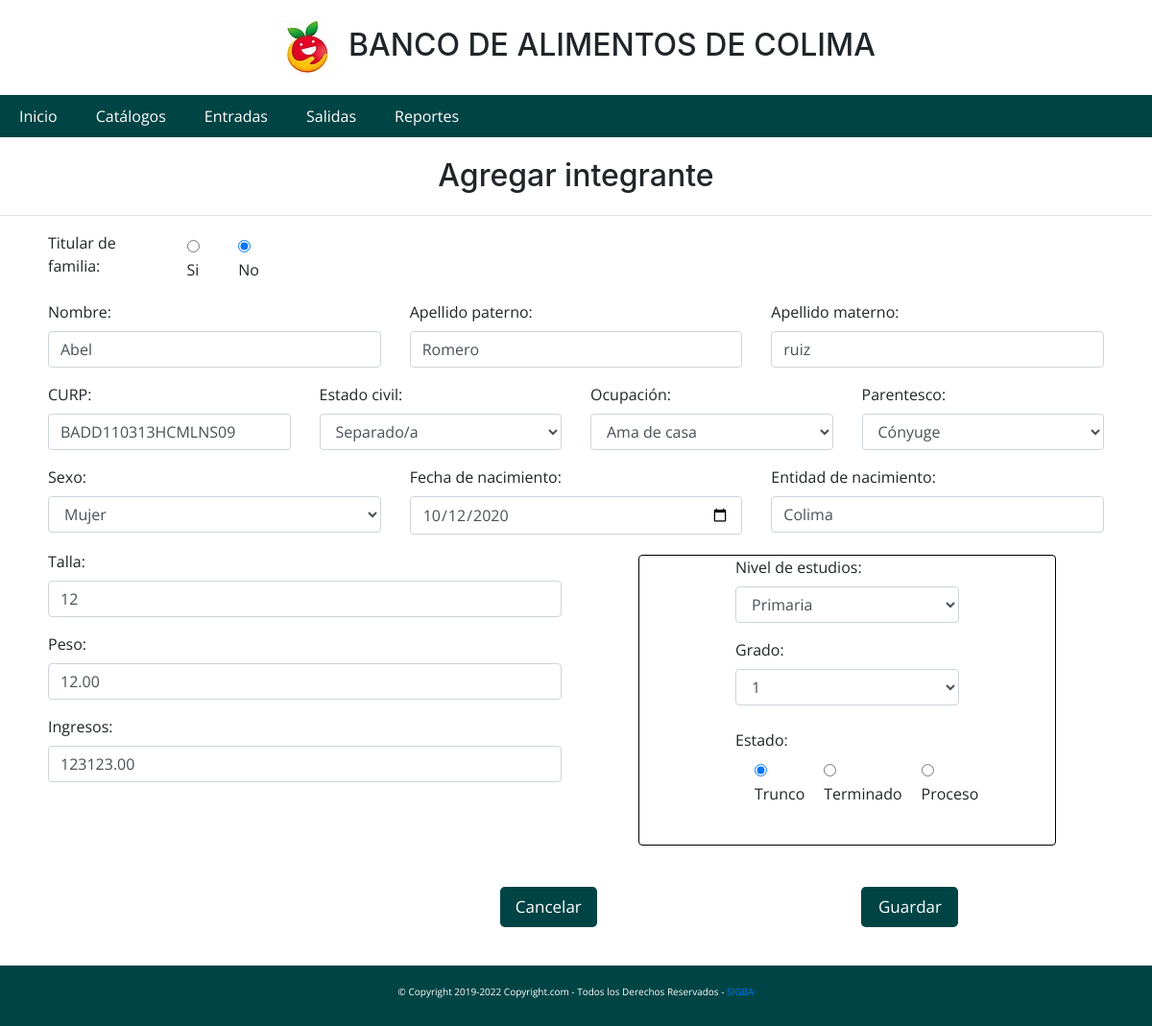
The page /catalogos/integrantesupdate.php?id=60 on the database its author committed.
### tables this page shows
CREATE TABLE `integrantes` (
  `id` int(11) NOT NULL,
  `fk_familia` int(11) DEFAULT NULL,
  `nombre` varchar(50) DEFAULT NULL,
  `apellido1` varchar(50) DEFAULT NULL,
  `apellido2` varchar(50) DEFAULT NULL,
  `gefe_familia` varchar(50) DEFAULT '',
  `sexo` char(1) DEFAULT NULL,
  `fecha_nac` date DEFAULT NULL,
  `curp` varchar(20) DEFAULT NULL,
  `entidad` varchar(50) DEFAULT NULL,
  `parentesco` varchar(20) DEFAULT NULL,
  `ocupacion` varchar(50) DEFAULT NULL,
  `estado_estudio` varchar(50) DEFAULT '',
  `grado` int(11) DEFAULT NULL,
  `estado_civil` varchar(50) DEFAULT '',
  `nivel_estudios` int(11) DEFAULT NULL,
  `ingresos` double(10,2) DEFAULT NULL,
  `talla` int(11) DEFAULT NULL,
  `peso` double(10,2) DEFAULT NULL
);

CREATE TABLE `nivel_estudios` (
  `id` int(11) NOT NULL,
  `nombre` varchar(255) DEFAULT NULL
);

CREATE TABLE `grado` (
  `id` int(11) NOT NULL,
  `grado` int(11) DEFAULT NULL,
  `fk_nivel_estudios` int(11) DEFAULT NULL
);

### catalogos/integrantesupdate.php (the view, shortened to what this page needs)
<!DOCTYPE html>
<html lang="en">
<head>
    <link rel="stylesheet" href="../Frameworks/css/normalize.css">
    <link rel="stylesheet" href="../Frameworks/datatables.css">
    <link rel="stylesheet" href="../Frameworks/css/estilo.css">
</head>
<?php
$id = $_GET['id'];
require('procesos/conexion.php');
$sql = " SELECT  * from integrantes WHERE id = '$id' ";
$resultado = mysqli_query($conn, $sql);
$rows = mysqli_fetch_array($resultado);
$gefe=$rows['gefe_familia'];
$estado=$rows['estado_estudio'];
?>
<body>
    <h1 class="titulo">Agregar integrante</h1>
    <hr>
    <div class="tabla-lg">
        <form id="integrantesupdate" method="post">
            <div class="row">
                <div class="col-3">
                    <div class="form-group">
                        <div class="form-check-inline">
                            <label for="">Titular de familia:</label>
                            <div class="form-check">
                                <input class="form-check-input" value="SI " type="radio" name="titular" id="titular"
                                    <?php if($gefe=='SI') print "checked=true"?> required>
                                <label class="form-check-label" for="inlineRadio1">Si</label>
                            </div>
                            <div class="form-check">
                                <input class="form-check-input" value="NO" type="radio" name="titular" id="titular"
                                    <?php if($gefe=='NO') print "checked=true"?> value="NO" required>
                                <label class="form-check-label" for="inlineRadio2">No</label>
                            </div>
                        </div>
                    </div>
                </div>
                <div class="col-9"></div>
            </div>
            <div class="row">
                <div class="col-4">
                    <div class="form-group">
                        <label for="">Nombre:</label>
                        <input type="text" id="nombre" class="form-control" value="<?=$rows['nombre']?>" required>
                    </div>
                </div>
                <div class="col-4">
                    <div class="form-group">
                        <label for="">Apellido paterno:</label>
                        <input type="text" id="apellido1" value="<?=$rows['apellido1']?>" class="form-control" required>
                    </div>
                </div>
                <div class="col-4">
                    <div class="form-group">
                        <label for="">Apellido materno:</label>
                        <input type="text" id="apellido2" value="<?=$rows['apellido2']?>" class="form-control" required>
                    </div>
                </div>
            </div>
            <div class="row">
                <div class="col-3">
                    <div class="form-group">
                        <label for="">CURP:</label>
                        <input type="text" id="curp" value="<?=$rows['curp']?>"  pattern="^([A-Z&]|[a-z&]{1})([AEIOU]|[aeiou]{1})([A-Z&]|[a-z&]{1})([A-Z&]|[a-z&]{1})([0-9]{2})(0[1-9]|1[0-2])(0[1-9]|1[0-9]|2[0-9]|3[0-1])([HM]|[hm]{1})([AS|as|BC|bc|BS|bs|CC|cc|CS|cs|CH|ch|CL|cl|CM|cm|DF|df|DG|dg|GT|gt|GR|gr|HG|hg|JC|jc|MC|mc|MN|mn|MS|ms|NT|nt|NL|nl|OC|oc|PL|pl|QT|qt|QR|qr|SP|sp|SL|sl|SR|sr|TC|tc|TS|ts|TL|tl|VZ|vz|YN|yn|ZS|zs|NE|ne]{2})([^A|a|E|e|I|i|O|o|U|u]{1})([^A|a|E|e|I|i|O|o|U|u]{1})([^A|a|E|e|I|i|O|o|U|u]{1})([0-9]{2})$" class="form-control" required>
                    </div>
                </div>
                <div class="col-3">
                    <div class="form-group">
                        <label for="">Estado civil:</label>
                        <select name="" id="estado_civil" class="form-control" required>
                            <option value="separado" <?php if($rows['estado_civil']=='separado') print "selected"?>>
                                Separado/a</option>
                        </select>
                    </div>
                </div>
                <div class="col-3">
                    <div class="form-group">
                        <label for="">Ocupación:</label>
                        <select name="" id="ocupacion" class="form-control" required>
                            <option value="Ama de casa" <?php if($rows['ocupacion']=='Ama de casa') print "selected"?>>Ama de casa</option>
                        </select>
                    </div>
                </div>
                <div class="col-3">
                    <div class="form-group">
                        <label for="">Parentesco:</label>
                        <select name="" id="parentesco" class="form-control" required>
                            <option value="Conyuge" <?php if($rows['parentesco']=='Conyuge') print "selected"?>>Cónyuge
                            </option>
                        </select>
                    </div>
                </div>
            </div>
            <div class="row">
                <div class="col-4">
                    <div class="form-group">
                        <label for="">Sexo:</label>
                        <select name="" id="sexo" class="form-control" required>
                            <option value="M" <?php if($rows['sexo']=='M') print "selected"?>>Mujer</option>
                        </select>
                    </div>
                </div>
                <div class="col-4">
                    <div class="form-group">
                        <label for="">Fecha de nacimiento:</label>
                        <input type="date" id="fecha" class="form-control" value="<?=$rows['fecha_nac']?>" required>
                    </div>
                </div>
                <div class="col-4">
                    <div class="form-group">
                        <label for="">Entidad de nacimiento:</label>
                        <input type="text" id="entidad" value="<?=$rows['entidad']?>" class="form-control" required>
                    </div>
                </div>
            </div>
            <div class="row">
                <div class="col-6">
                    <div class="form-group">
                        <label for="">Talla:</label>
                        <input type="text" id="talla" value="<?=$rows['talla']?>" class="form-control" required>
                    </div>
                    <div class="form-group">
                        <label for="">Peso:</label>
                        <input type="text" id="peso" value="<?=$rows['peso']?>" class="form-control" required>
                    </div>
                    <div class="form-group">
                        <label for="">Ingresos:</label>
                        <input type="text" id="ingresos" value="<?=$rows['ingresos']?>" class="form-control" required>
                    </div>
                </div>
                <div class="col-6">
                    <div class="formulario z">
                        <div class="row">
                            <div class="col-12">
                                <div class="form-group">
                                    <label for="">Nivel de estudios:</label>
                                    <?php include('procesos/conexion.php');
                                    $queryf = "SELECT * FROM nivel_estudios";
                                    $resultadof = mysqli_query($conn,$queryf);
                                    ?>
                                    <select name="" id="nivel_estudios" class="form-control"onchange="cargargrados()" required>
                                        <?php  while ($nivel = mysqli_fetch_array($resultadof)) { ?>
                                        <option value="<?=$nivel['id']?>" <?php if ($rows['nivel_estudios'] == $nivel['id']) { echo "selected";}?>><?=$nivel['nombre']?></option>
                                        <?php }?>
                                    </select>
                                </div>
                            </div>
                        </div>
                        <div class="row">
                            <div class="col-12">
                                <label for="">Grado:</label>
                                <?php include('procesos/conexion.php');
                                    $idnivel = $rows['nivel_estudios'];
                                    $queryc = "SELECT * FROM grado where fk_nivel_estudios ='$idnivel'";
                                    $resultadoc = mysqli_query($conn,$queryc);
                                    ?>
                                    <select id="grado" class="form-control" required>
                                    <?php  while ($grados = mysqli_fetch_array($resultadoc)) { ?>
                                        <option value="<?=$grados['id']?>"
                                            <?php if ($rows['grado'] == $grados['id']) { echo "selected";}?>>
                                            <?=$grados['grado']?></option>
                                        <?php }?>
                                    </select>
                            </div>
                        </div>
                        <br>
                        <div class="row">
                            <div class="col-12">
                                <div class="form-group">
                                    <label for="">Estado:</label>
                                    <div class="form-check-inline">
                                        <div class="form-check ">
                                            <input class="form-check-input" type="radio" name="estado" id="estado"
                                                value="TRUNCO" <?php if($estado=='TRUNCO') print "checked=true"?>
                                                required>
                                            <label class="form-check-label" for="inlineRadio1">Trunco</label>
                                        </div>
                                        <div class="form-check ">
                                            <input class="form-check-input" type="radio" name="estado" id="estado"
                                                value="TERMINADO"
                                                <?php if($estado=='TERMINADO') print "checked=true"?>required>
                                            <label class="form-check-label" for="inlineRadio2">Terminado</label>
                                        </div>
                                        <div class="form-check ">
                                            <input class="form-check-input" type="radio" name="estado" id="estado"
                                                value="PROCESO"
                                                <?php if($estado=='PROCESO') print "checked=true"?>required>
                                            <label class="form-check-label" for="inlineRadio2">Proceso</label>
                                        </div>
                                    </div>
                                </div>
                            </div>
                        </div>
                    </div>
                </div>
            </div>
            <br>
            <br>
            <div class="row">
                <div class="col-5"></div>
                <div class="col-3">
                    <a href="familiasadd.php" class="btn btn-lg btn-primary"
                        title="Ir la página anterior">Cancelar</a>
                </div>
                <div class="col-1"></div>
                <div class="col-3">
                    <button class="btn btn-lg btn-primary" type="submit">Guardar</button>
                </div>
            </div>
        </form>
    </div>
</body>
</html>

### Frameworks/css/estilo.css (style rules this page uses)
* { margin: 0px; padding: 0px; font-family: "Open Sans", sans-serif; }
.tabla-lg { padding: 0px 50px 30px 50px; }
ul, ol { list-style: none; }
.nave > li { float: left; }
#navegacion { width: 100%; font-family: Arial, Helvetica, sans-serif; height: 44px; background-color: #004445; }
.nave li a { background-color: #004445; color: #fff; text-decoration: none; padding: 10px 20px; display: block; }
.titulo { text-align: center; }
.logo { padding-right: 10px; }
#footer { width: 100%; margin-top: 10px; text-align: center; color: #fff; background-color: #004445; font-size: 10px; padding: 20px 0 20px; margin-bottom: 0; }
.formulario { height: 100%; padding: 0px 100px 20px 100px; margin-top: 5px; }
div.formulario { margin-right: 50px; margin-left: 50px; border: 1px solid black; border-radius: 4px; }
li { list-style-type: none; }
.menu-pegajoso { z-index: 1000; width: 100%; position: sticky; top: 0; }
.btn { min-width: 40%; background-color: #004445; color: white; border: black; font-size: 17px; }

### rows shown on the page
integrantes: gefe_familia "☑", nombre "Abel", apellido1 "Romero", apellido2 "ruiz", curp "BADD110313HCMLNS09", estado_civil "Separado/a", ocupacion "Ama de casa", parentesco "Cónyuge", sexo "Mujer", fecha_nac "10/12/2020", entidad "Colima", talla "12", peso "12.00", ingresos "123123.00", nivel_estudios.nombre "Primaria", grado.grado "1", estado_estudio "☑"
